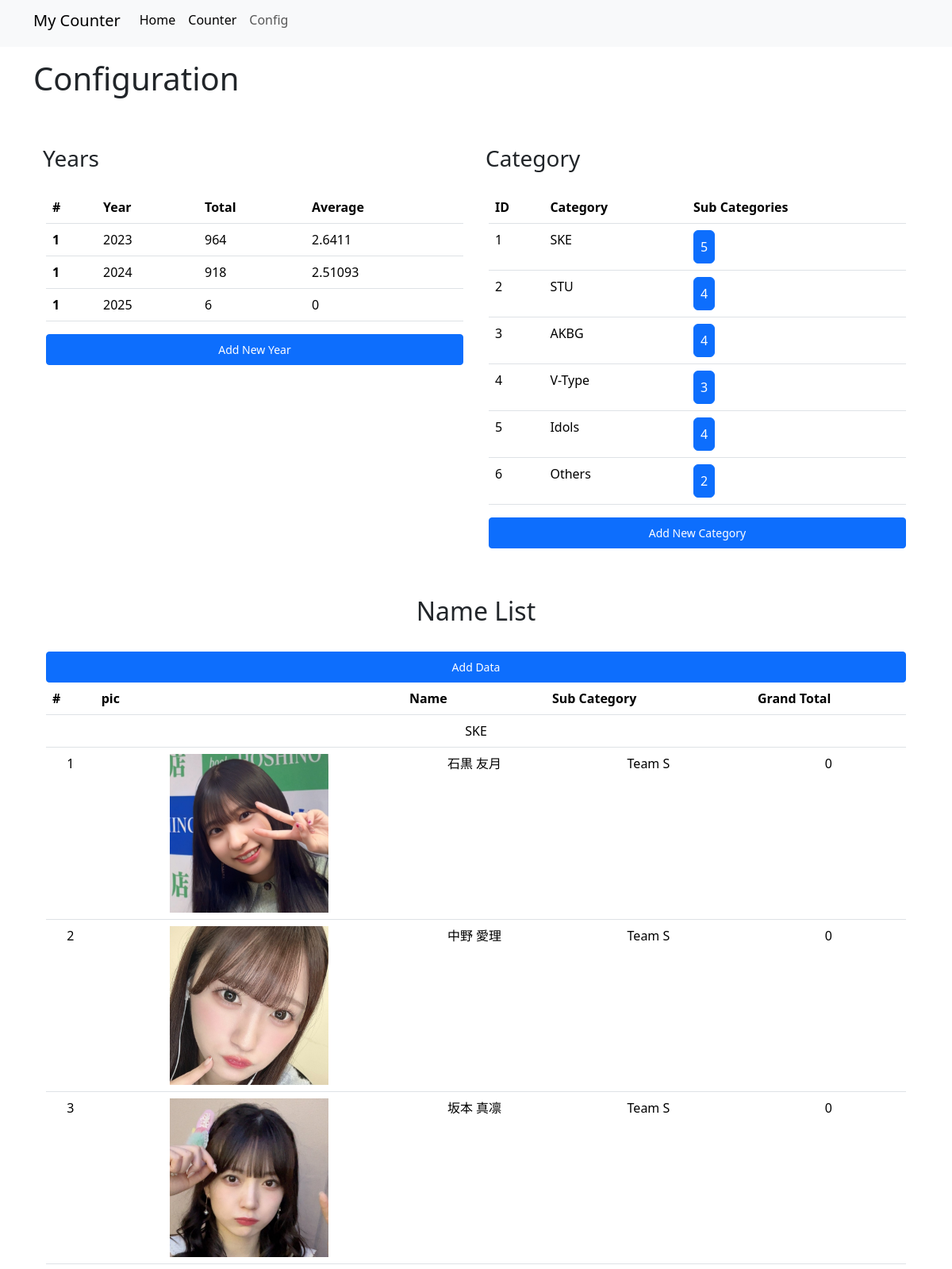
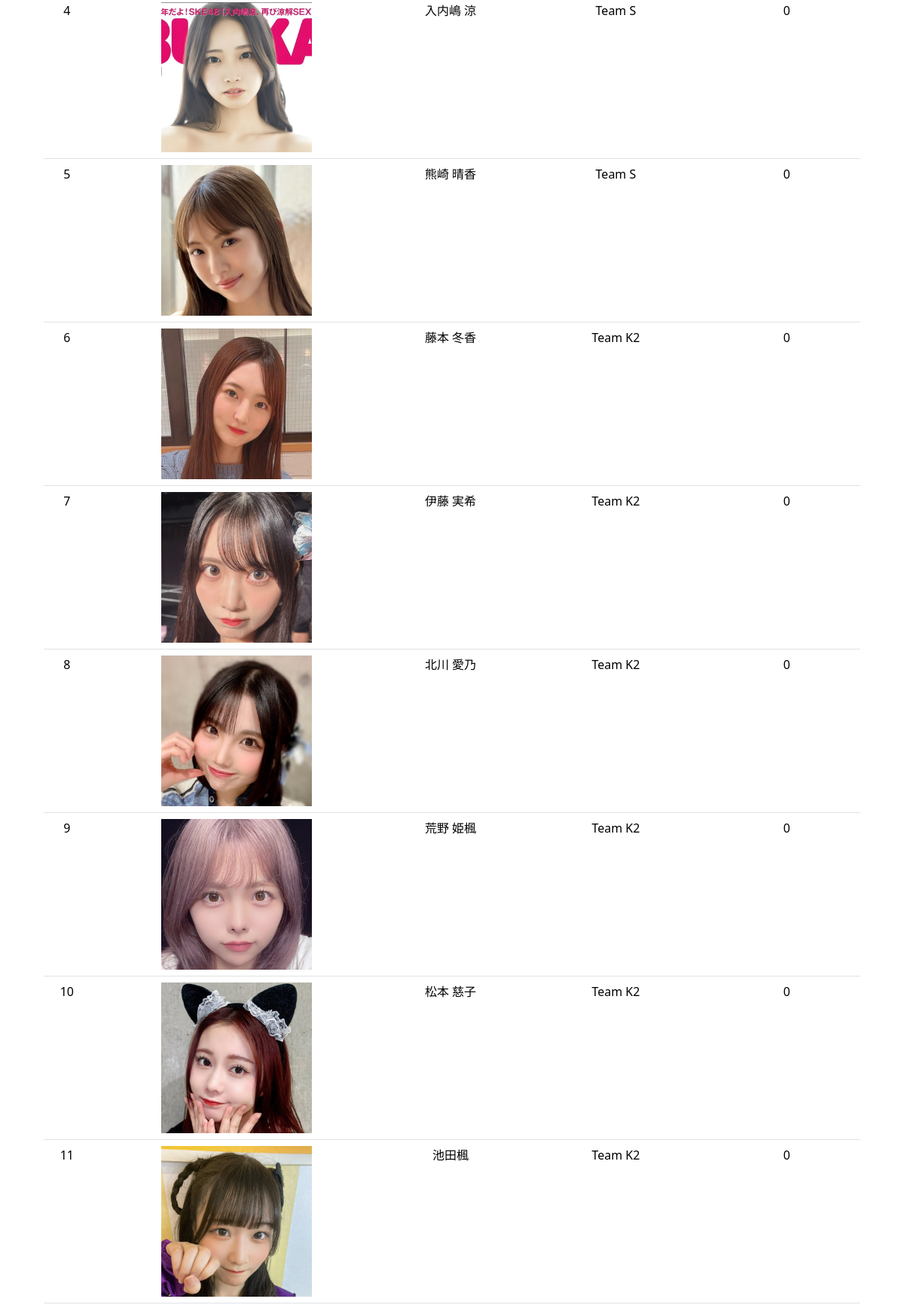
Page /Settings.php (upper part) on the committed database (2 pictures, top to bottom).
### tables this page shows
CREATE TABLE `year` (
  `Year` int(11) NOT NULL,
  `Total` int(11) NOT NULL DEFAULT '0',
  `Average` float NOT NULL DEFAULT '0'
);

CREATE TABLE `category` (
  `cat_id` int(11) NOT NULL,
  `Category` varchar(1000) NOT NULL
);

CREATE TABLE `name` (
  `id` int(11) NOT NULL,
  `Name` varchar(50) NOT NULL,
  `Image` varchar(100) NOT NULL,
  `Cat` int(11) NOT NULL,
  `Sub` int(11) NOT NULL
);

CREATE TABLE `subcategory` (
  `sub_id` int(11) NOT NULL,
  `SubCategory` varchar(50) NOT NULL,
  `id_cat` int(11) NOT NULL
);

### data/functions/get.php (called while the page is built, shortened)
<?php
class get
{
    private $query;
    public function __construct($loc)
    {
        $this->query = new query();
    }
    function getYearData($con)
    {
        $rawDatas = $this->query->get_data($con, "SELECT * FROM year");
        $tokeep = ["Year", "Total", "Average"];
        $datas = array_map(function ($item) use ($tokeep) {
            return array_intersect_key($item, array_flip($tokeep));
        }, $rawDatas);
        $returend = [$tokeep, $datas];
        return $returend;
    }
    function getCategoryData($con)
    {
        $categoryDatas = $this->query->get_data($con, "SELECT * FROM category");
        $subs = $this->query->get_data($con, "SELECT * FROM subcategory ORDER BY id_cat ASC;");
        $tokeep = ["cat_id", "Category", "subCategoryCount"];
        $subCount = [];
        foreach ($subs as $sub) {
            $id_Cat = $sub["id_cat"];
            if (!isset($subCount[$id_Cat])) {
                $subCount[$id_Cat] = 0;
            }
            $subCount[$id_Cat]++;
        }
        $result = array_map(function ($item) use ($subCount, $tokeep) {
            $item["subCategoryCount"] = $subCount[$item["cat_id"]] ?? 0;
            return array_intersect_key($item, array_flip($tokeep));
        }, $categoryDatas);
        $returend = [$result, $tokeep, $subs];
        return $returend;
    }
    function getNames($con)
    {
        $names = $this->query->get_data($con, "SELECT * FROM name INNER JOIN category ON name.Cat = category.cat_Id INNER JOIN subcategory ON subcategory.sub_id = name.Sub ORDER BY sub ASC,name.id ASC");
        $returend = $names;
        return $returend;
    }
}

### data/config/query.php (called while the page is built, shortened)
<?php
class query
{
    function get_data($con, $query)
    {
        $result = $con->query($query);
        $data = $result->fetch_all(MYSQLI_ASSOC);
        return $data;
    }
}

### data/view/nametable.php (the view)
<?php
$data = new get("../data/config/query.php");
$names = $data->getNames($con);
$categories = $data->getCategoryData($con)[0];
?>
<? foreach ($categories as $category) {
    $x = 1; ?>
    <tr>
        <td colspan="5" class="text-center"> <?= $category["Category"] ?></td>
    </tr>
    <? foreach ($names as $name) {
        if ($name["Cat"] === $category['cat_id']) {
    ?>
            <tr>
                <td class="text-center"> <?= $x ?></td>
                <td class="text-center"><img src="../assets/images/<?= $name["Image"] ?>" class="img-fluid" alt="..." width="200" height="200"></td>
                <td class="text-center"> <?= $name["Name"] ?></td>
                <td class="text-center"> <?= $name["SubCategory"] ?></td>
                <td class="text-center"> 0</td>
            </tr>
    <?
            $x++;
        }
    } ?>
<? $x = 0;
} ?>

### assets/template/header.php (shortened to what this page needs)
<!doctype html>
<html lang="jp">
<head>
    <link rel="stylesheet" href="https://cdnjs.cloudflare.com/ajax/libs/cropperjs/1.5.13/cropper.min.css">
    <link href="https://cdn.jsdelivr.net/npm/bootstrap@5.3.3/dist/css/bootstrap.min.css" rel="stylesheet">
</head>
<body>
    <nav class="navbar navbar-expand-lg bg-body-tertiary">
        <div class="container">
            <a class="navbar-brand h2" href="#">My Counter</a>
            <div class="collapse navbar-collapse ms-auto" id="navbarSupportedContent">
                <ul class="navbar-nav me-auto mb-2 mb-lg-0">
                    <li class="nav-item">
                        <a class="nav-link active h2" href="index.php">Home</a>
                    </li>
                    <li class="nav-item">
                        <a class="nav-link active h2" href="counter.php">Counter</a>
                    </li>
                    <li class="nav-item">
                        <a class="nav-link h2" href="settings.php"">Config</a>
                    </li>
                </ul>
            </div>
        </div>
    </nav>

### public/Settings.php (shortened to what this page needs)
<?php
require_once "../data/functions/get.php";
require_once "../data/config/connection.php"; ?>
<? require "../assets/template/header.php"; ?>
<div class="container">
    <div class="row mt-3">
        <h1 class="h1">Configuration
        </h1>
    </div>
    <div class="container">
        <div class="row mt-5">
            <div class="col-md-6 my-1">
                <div class="row">
                    <h2 class="h3">Years</h2>
                </div>
                <div class="row mt-3 px-3">
                    <table class="table">
                        <thead>
                            <tr>
                                <th scope="col">#</th>
                                <th scope="col">Year</th>
                                <th scope="col">Total</th>
                                <th scope="col">Average</th>
                            </tr>
                        </thead>
                        <tbody>
                            <? require_once "../data/view/YearTable.php" ?>
                        </tbody>
                    </table>
                    <a href="#"
                        class="btn btn-primary btn-sm p-2"
                        data-bs-toggle="modal"
                        data-bs-target="#addNewModal"
                        data-type="year">Add New Year</a>
                </div>
            </div>
            <div class="col-md-6 my-1">
                <div class="row">
                    <h2 class="h3">Category</h2>
                </div>
                <div class="row mt-3 px-3">
                    <table class="table">
                        <thead>
                            <tr>
                                <th scope="col">ID</th>
                                <th scope="col">Category</th>
                                <th scope="col">Sub Categories</th>
                            </tr>
                        </thead>
                        <tbody>
                            <? require "../data/view/catTable.php" ?>
                        </tbody>
                    </table>
                    <a href="#"
                        class="btn btn-primary btn-sm p-2"
                        data-bs-toggle="modal"
                        data-bs-target="#addNewModal"
                        data-type="category">Add New Category</a>
                </div>
            </div>
        </div>
        <div class="row mt-5">
            <h3 class="text-center h2 py-2">Name List</h3>
        </div>
        <div class="row mt-3 px-3">
            <a href="newNameForm.php" class="btn btn-primary btn-sm p-2">Add Data</a>
            <table class="table ">
                <thead>
                    <tr>
                        <th scope="col">#</th>
                        <th scope="col">pic</th>
                        <th scope="col">Name</th>
                        <th scope="col">Sub Category</th>
                        <th scope="col">Grand Total </th>
                    </tr>
                </thead>
                <tbody>
                    <? require "../data/view/nametable.php" ?>
                </tbody>
            </table>
        </div>
    </div>
    <? require "../assets/template/footer.php"; ?>

### data/view/YearTable.php
<?php
$data = new get("../data/config/query.php");
$years = $data->getYearData($con)[1];
$params = $data->getYearData($con)[0];
?>
<? foreach ($years as $year) { ?>
    <tr>
        <th scope="row">1</th>
        <td> <?= $year[$params[0]] ?> </td>
        <td> <?= $year[$params[1]] ?> </td>
        <td> <?= $year[$params[2]] ?> </td>
    </tr>
<? } ?>

### data/view/catTable.php
<?php
$data = new get("../data/config/query.php");
$Categories = $data->getCategoryData($con)[0];
$params = $data->getCategoryData($con)[1];
$sub = $data->getCategoryData($con)[2];
?>
<? foreach ($Categories as $category) { ?>
    <tr>
        <td><?= $category[$params[0]] ?></td>
        <td><?= $category[$params[1]] ?></td>
        <td><a href="#"
                class="btn btn-primary position-relative p-2"
                data-bs-toggle="modal"
                data-bs-target="#categoryModal"
                data-catId="<?= htmlspecialchars($category[$params[0]]) ?>"
                data-category="<?= htmlspecialchars($category[$params[1]]) ?>"
                data-sublist='<?= htmlspecialchars(json_encode($sub, JSON_HEX_APOS | JSON_HEX_QUOT)) ?>'>
                <?= htmlspecialchars($category[$params[2]]) ?>
            </a></td>
    </tr>
<? } ?>

### assets/template/footer.php (shortened to what this page needs)
</body>
</html>

### rows in the picture
year: Year "2023", Total "964", Average "2.6411"
year: Year "2024", Total "918", Average "2.51093"
year: Year "2025", Total "6", Average "0"
category: cat_id "1", Category "SKE", params "5"
category: cat_id "2", Category "STU", params "4"
category: cat_id "3", Category "AKBG", params "4"
category: cat_id "4", Category "V-Type", params "3"
category: cat_id "5", Category "Idols", params "4"
category: cat_id "6", Category "Others", params "2"
name: category.Category "SKE"
name: Image (picture), Name "石黒 友月", subcategory.SubCategory "Team S"
name: Image (picture), Name "中野 愛理", subcategory.SubCategory "Team S"
name: Image (picture), Name "坂本 真凛", subcategory.SubCategory "Team S"
name: Image (picture), Name "入内嶋 涼", subcategory.SubCategory "Team S"
name: Image (picture), Name "熊崎 晴香", subcategory.SubCategory "Team S"
name: Image (picture), Name "藤本 冬香", subcategory.SubCategory "Team K2"
name: Image (picture), Name "伊藤 実希", subcategory.SubCategory "Team K2"
name: Image (picture), Name "北川 愛乃", subcategory.SubCategory "Team K2"
name: Image (picture), Name "荒野 姫楓", subcategory.SubCategory "Team K2"
name: Image (picture), Name "松本 慈子", subcategory.SubCategory "Team K2"
name: Image (picture), Name "池田楓", subcategory.SubCategory "Team K2"
